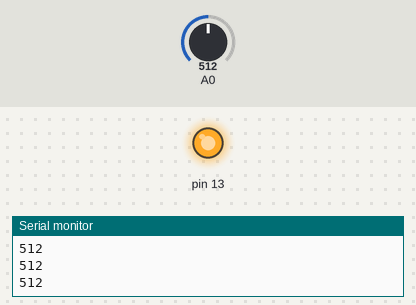
Simulated run of this sketch. Board: Arduino Uno, built with avr-gcc and run on an emulated ATmega328P. On the bench: output pins drawn as LEDs (lit = HIGH), the last lines printed to the serial monitor. Inputs (shaded band) come from the test bench; at power-on: A0 = 512.

Above: at 1.2 s.
1.3 s: A0 set to 887
2.8 s: A0 set to 917
At 3.3 s:
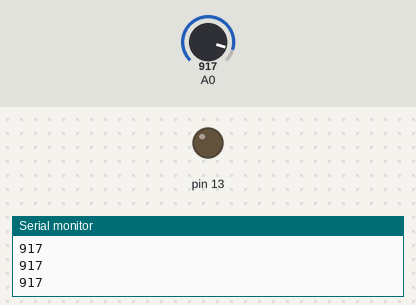
4.3 s: A0 set to 890
At 5.6 s:
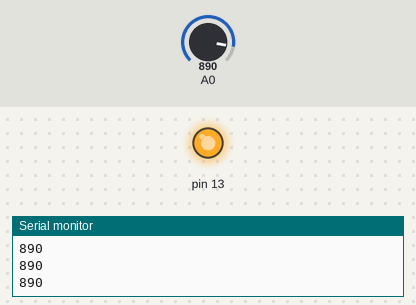
5.9 s: A0 set to 900
At 7.1 s:
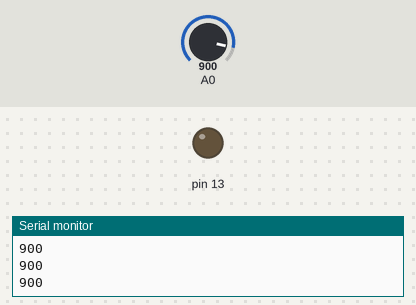
Timing chart, 0 to 8.5 s (numbered marks = the images above; inputs shaded):
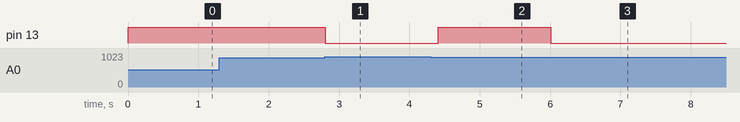

Measured:
- the behaviour switches between 899 and 900 on A0 (found by bisection; images 0 and 1)
- after the input at 2.8 s, pin 13: HIGH → LOW at once
- after the input at 4.3 s, pin 13: LOW → HIGH after 0.11 s
- after the input at 5.9 s, pin 13: HIGH → LOW after 0.11 s

The sketch:

acquisizioneSegnaliAnalogici.ino
```cpp
void setup() {
  pinMode(13,OUTPUT);  Serial.begin(9600);
}

void loop() {
  int v = analogRead(A0);

  Serial.println(v);
  if(v < 900) {
    digitalWrite(13,HIGH);
  } else  {
    digitalWrite(13,LOW);
  }
  delay(200);
}
```
